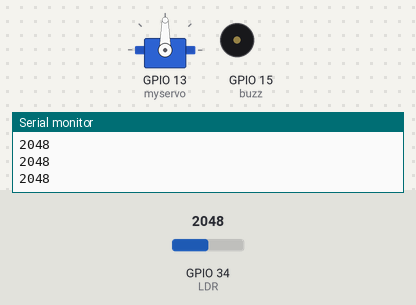
Simulated run of this sketch. Board: ESP32. On the bench: servo, buzzer (waves = sounding), the last lines printed to the serial monitor. The test bench sets the inputs (shaded band); at power-on: GPIO 34 (LDR) = 2048. WiFi joins after 1.5 s; servers stay silent unless stated; uploads are accepted with an empty reply.

Above: at 7.2 s.
7.3 s: GPIO 34 (LDR) set to 2249
8.8 s: GPIO 34 (LDR) set to 2367
At 9.7 s:
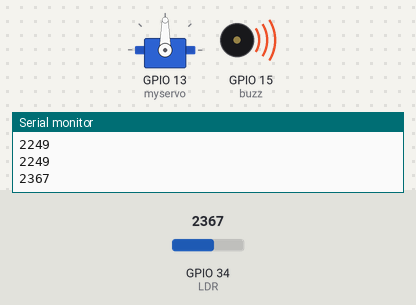
11.5 s: GPIO 34 (LDR) set to 2260
At 14.1 s:
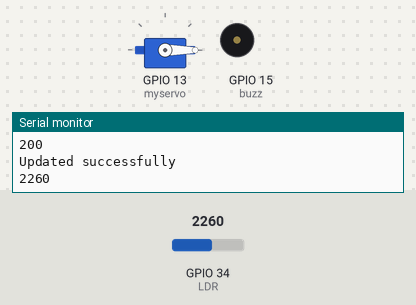
14.5 s: GPIO 34 (LDR) set to 2340
At 20.0 s:
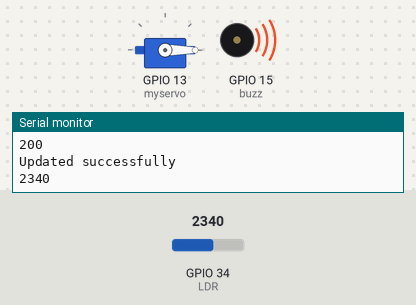
Timing chart, 0 to 21.2 s (numbered marks = the images above; inputs shaded):
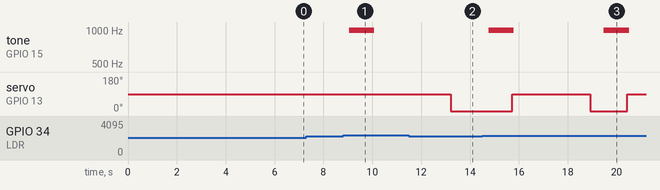

Measured:
- the behaviour switches between 2300 and 2301 on GPIO 34 (LDR) (found by bisection; images 0 and 1)
- after the input at 8.8 s, tone on GPIO 15 (buzz): silent → 992 Hz after 0.25 s, → silent 1.0 s later
- after the input at 11.5 s, tone on GPIO 15 (buzz): stays silent (without the input it goes to 992 Hz after 2.3 s)
- after the input at 14.5 s, tone on GPIO 15 (buzz): alternates 992 Hz for 1.0 s and silent for 3.7 s, starting after 0.26 s; servo on GPIO 13 (myservo): 0° → 90° after 1.2 s, → 0° 3.2 s later, → 90° 1.5 s later

The sketch:

Main_Out_B.ino
```cpp
#include <Servo.h>
#include <WiFi.h>
#include <HTTPClient.h>
#include <ArduinoJson.h>

const char* ssid = "N!K ;D" ;
const char* password = "eieieiei" ;

const char* url = "http://158.108.182.17:2255/out" ;

Servo myservo ;
int LDR = 34 ;
int pos = 0 ;
int buzz = 15 ;
char str[50] ;

const int _size = 2 * JSON_OBJECT_SIZE(3) ;

StaticJsonDocument<_size> JSONPost ;

void WiFi_Connect() {
  WiFi.disconnect() ;
  WiFi.begin(ssid, password) ;

  while (WiFi.status() != WL_CONNECTED) {
    delay(1000) ;
    Serial.println("Connecting to WiFi...");
  }

  Serial.println("Connected to the WiFi...") ;
  Serial.print("IP Address : ") ;
  Serial.println(WiFi.localIP()) ;
}

void _post() {
  if (WiFi.status() == WL_CONNECTED) {
    HTTPClient http ;

    http.begin(url) ;
    http.addHeader("Content-Type", "application/json") ;

    JSONPost["mall"] = "B" ;
    serializeJson(JSONPost, str) ;
    int httpCode = http.POST(str) ;

    if (httpCode == HTTP_CODE_OK) {
      String payload = http.getString() ;
      Serial.println(httpCode) ;
      Serial.println("Updated successfully") ;
    } else {
      Serial.println(httpCode) ;
      Serial.println("Error on HTTP Request")  ;
    }
  } else {
    WiFi_Connect() ;
  }
  delay(1000) ;
}

void setup() {
  myservo.attach(13) ;
  pinMode(LDR, INPUT) ;
  pinMode(buzz, OUTPUT) ;
  Serial.begin(115200) ;
  delay(4000) ;
  //myservo.write(90) ;
  WiFi_Connect() ;
}

void beep() {
  for (int i=0; i<1000; i++) {
  digitalWrite(buzz, HIGH) ;
  delayMicroseconds(500) ;
  digitalWrite(buzz, LOW) ;
  delayMicroseconds(500) ;
  }
}

void servo() {
  beep() ;
  myservo.write(90);
  _post() ;
  delay(2000) ;
  myservo.write(0) ;
}

void loop() {
  Serial.println(analogRead(LDR)) ;
  if (analogRead(LDR) > 2300) {
    servo() ;
  }
  delay(500) ;
}
```
